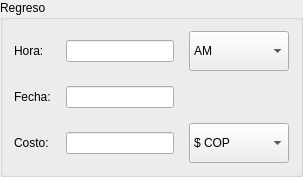
                         <widget class="QGroupBox" name="groupBox_8">
                          <property name="title">
                           <string>Regreso</string>
                          </property>
                          <layout class="QGridLayout" name="gridLayout_27">
                           <property name="spacing">
                            <number>15</number>
                           </property>
                           <item row="0" column="0">
                            <widget class="QLabel" name="label_67">
                             <property name="maximumSize">
                              <size>
                               <width>60</width>
                               <height>16777215</height>
                              </size>
                             </property>
                             <property name="text">
                              <string>Hora:</string>
                             </property>
                            </widget>
                           </item>
                           <item row="0" column="1">
                            <widget class="QLineEdit" name="lineedit_hora_regreso_nuevo_viaje"/>
                           </item>
                           <item row="0" column="2">
                            <widget class="QComboBox" name="combobox_ampm_hora_regreso_nuevo_viaje">
                             <property name="sizePolicy">
                              <sizepolicy hsizetype="Expanding" vsizetype="Fixed">
                               <horstretch>0</horstretch>
                               <verstretch>0</verstretch>
                              </sizepolicy>
                             </property>
                             <property name="minimumSize">
                              <size>
                               <width>100</width>
                               <height>40</height>
                              </size>
                             </property>
                             <property name="maximumSize">
                              <size>
                               <width>100</width>
                               <height>40</height>
                              </size>
                             </property>
                             <item>
                              <property name="text">
                               <string>AM</string>
                              </property>
                             </item>
                             <item>
                              <property name="text">
                               <string>PM</string>
                              </property>
                             </item>
                            </widget>
                           </item>
                           <item row="1" column="0">
                            <widget class="QLabel" name="label_68">
                             <property name="maximumSize">
                              <size>
                               <width>60</width>
                               <height>16777215</height>
                              </size>
                             </property>
                             <property name="text">
                              <string>Fecha:</string>
                             </property>
                            </widget>
                           </item>
                           <item row="1" column="1">
                            <widget class="QLineEdit" name="lineedit_fecha_regreso_nuevo_viaje"/>
                           </item>
                           <item row="2" column="0">
                            <widget class="QLabel" name="label_69">
                             <property name="maximumSize">
                              <size>
                               <width>60</width>
                               <height>16777215</height>
                              </size>
                             </property>
                             <property name="text">
                              <string>Costo:</string>
                             </property>
                            </widget>
                           </item>
                           <item row="2" column="1">
                            <widget class="QLineEdit" name="lineedit_costo_regreso_nuevo_viaje"/>
                           </item>
                           <item row="2" column="2">
                            <widget class="QComboBox" name="money_combobox_costo_regreso_nuevo_viaje">
                             <property name="sizePolicy">
                              <sizepolicy hsizetype="Expanding" vsizetype="Fixed">
                               <horstretch>0</horstretch>
                               <verstretch>0</verstretch>
                              </sizepolicy>
                             </property>
                             <property name="minimumSize">
                              <size>
                               <width>100</width>
                               <height>40</height>
                              </size>
                             </property>
                             <property name="maximumSize">
                              <size>
                               <width>100</width>
                               <height>40</height>
                              </size>
                             </property>
                             <item>
                              <property name="text">
                               <string>$ COP</string>
                              </property>
                             </item>
                             <item>
                              <property name="text">
                               <string>$ USD</string>
                              </property>
                             </item>
                             <item>
                              <property name="text">
                               <string>€ Euro</string>
                              </property>
                             </item>
                            </widget>
                           </item>
                          </layout>
                         </widget>
